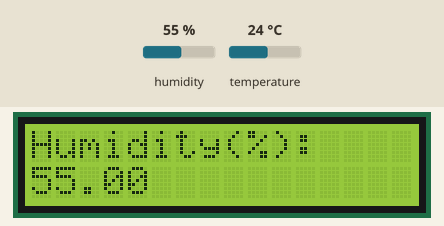
This sketch was run on a simulated Arduino Uno, built with avr-gcc and run on an emulated ATmega328P. On the bench: 16×2 character LCD. Inputs (shaded band) come from the test bench; at power-on: humidity 55 %, temperature 24 °C. What the sketch prints to the serial monitor is not drawn.

Above: at 1.2 s.
1.3 s: humidity set to 22 %
At 5.4 s:
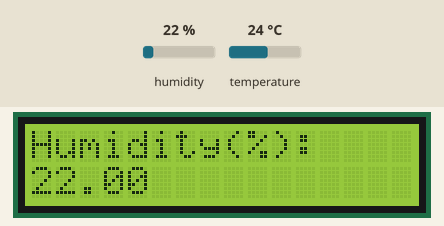
7.7 s: temperature set to 12 °C
At 11.5 s:
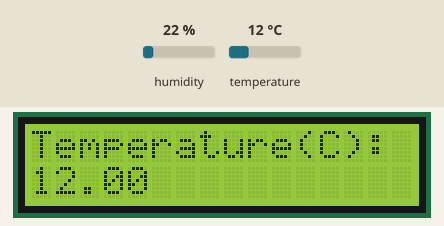
13.2 s: humidity set to 40 %
At 15.0 s:
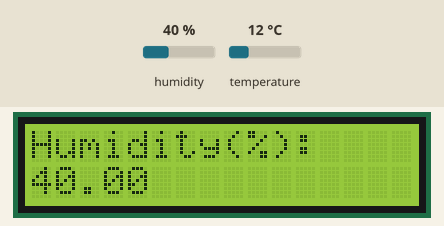
18.7 s: temperature set to 19 °C
At 27.1 s:
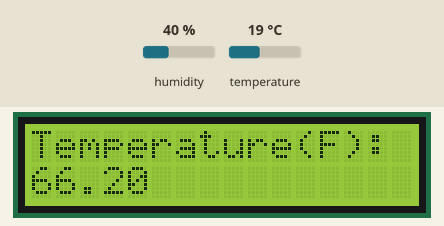
Timing chart, 0 to 28.5 s (numbered marks = the images above; inputs shaded):
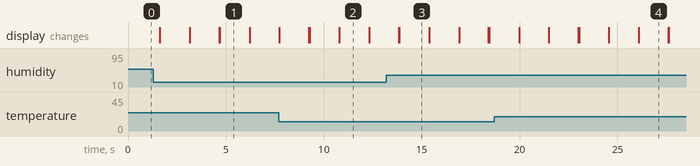

The sketch:

dht11LCD.ino
```cpp
#include "DHT.h"
#include <Wire.h>
#include <LiquidCrystal_I2C.h>

#define DHTPIN 2
#define DHTTYPE DHT11

LiquidCrystal_I2C lcd(0x27,16,2);
float tempF;
float tempC;
float humidity;
int dt=1000;
String cmd;
DHT TH(DHTPIN,DHTTYPE);
void setup() {
  lcd.init();
  lcd.backlight();
  Serial.begin(9600);
  TH.begin();
}

void loop() {
  tempF=TH.readTemperature(true);
  tempC=TH.readTemperature();
  humidity=TH.readHumidity();


  Serial.print("Humidity: ");
  Serial.print(humidity);
  Serial.print(" Temperature ");
  Serial.print(tempC);
  Serial.print(" C ");
  Serial.print(tempF);
  Serial.println(" F ");

  lcd.setCursor(0,0);
  lcd.print("Humidity(%):");
  lcd.setCursor(0,1);
  lcd.print(humidity);
  delay(1500);

  lcd.setCursor(0,0);
  lcd.print("Temperature(C):");
  lcd.setCursor(0,1);
  lcd.print(tempC);
  delay(1500);

  lcd.setCursor(0,0);
  lcd.print("Temperature(F):");
  lcd.setCursor(0,1);
  lcd.print(tempF);
  delay(1500);
  lcd.clear();

}
```

Measured:
- what the display in image 1 shows lasts 1.5 s, from 4.7 s to 6.2 s
